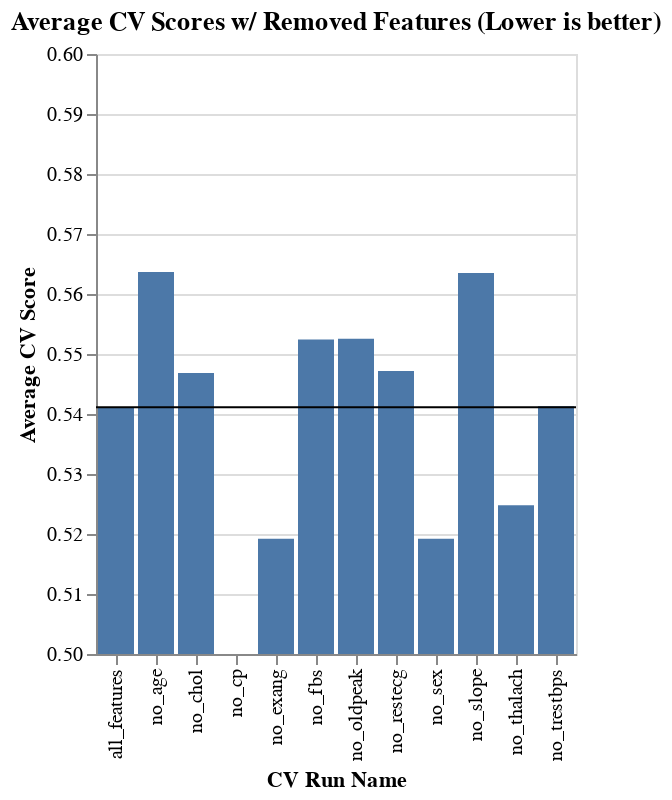

Notebook code for this chart:
### Code cell
CV_results_summary_chart

### Figure 1 — Vega-Lite specification as saved in the notebook (floating-point values rounded to 4 significant figures)
{"config": {"view": {"continuousWidth": 300, "continuousHeight": 300}}, "layer": [{"data": {"name": "data-a36fb205e479c7f76ada856edeb59c0f"}, "mark": {"type": "bar", "clip": true}, "encoding": {"x": {"field": "name", "title": "CV Run Name", "type": "ordinal"}, "y": {"field": "average_CV_score", "scale": {"domain": [0.5, 0.6]}, "title": "Average CV Score", "type": "quantitative"}}, "title": "Average CV Scores w/ Removed Features (Lower is better)"}, {"data": {"name": "data-e3328aa118d736c54b22a97ce5a8d3c0"}, "mark": {"type": "rule"}, "encoding": {"y": {"field": "average_CV_score", "type": "quantitative"}}}], "$schema": "https://vega.github.io/schema/vega-lite/v5.8.0.json", "datasets": {"data-a36fb205e479c7f76ada856edeb59c0f": [{"name": "all_features", "average_CV_score": 0.5411}, {"name": "no_age", "average_CV_score": 0.5637}, {"name": "no_trestbps", "average_CV_score": 0.5413}, {"name": "no_chol", "average_CV_score": 0.5468}, {"name": "no_thalach", "average_CV_score": 0.5248}, {"name": "no_oldpeak", "average_CV_score": 0.5526}, {"name": "no_sex", "average_CV_score": 0.5192}, {"name": "no_cp", "average_CV_score": 0.4974}, {"name": "no_fbs", "average_CV_score": 0.5524}, {"name": "no_restecg", "average_CV_score": 0.5471}, {"name": "no_exang", "average_CV_score": 0.5192}, {"name": "no_slope", "average_CV_score": 0.5635}], "data-e3328aa118d736c54b22a97ce5a8d3c0": [{"name": "all_features", "average_CV_score": 0.5411}]}}
